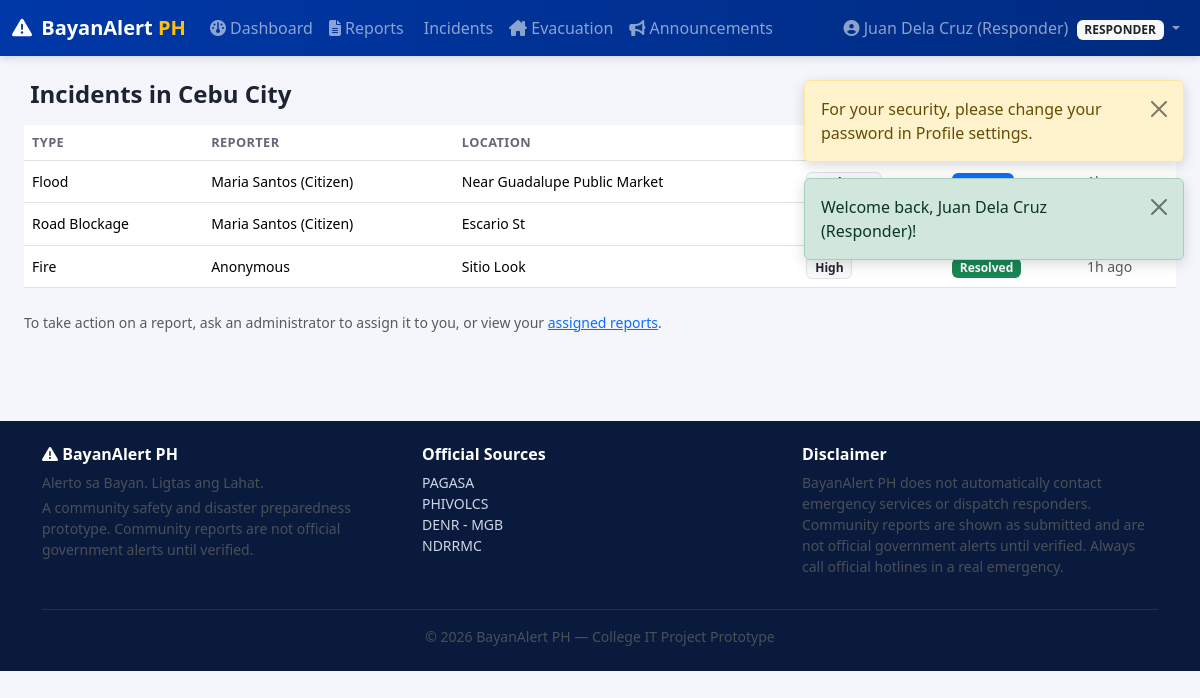
The app's page /responder/incidents.php (signed in) with its own data.
### tables this page shows
CREATE TABLE incident_reports (
    id INT UNSIGNED AUTO_INCREMENT PRIMARY KEY,
    reporter_id INT UNSIGNED DEFAULT NULL,
    incident_type ENUM(
        'Flood','Fire','Road Accident','Landslide','Earthquake Damage',
        'Fallen Tree','Road Blockage','Power Outage','Missing Person',
        'Medical Emergency','Accident','Earthquake','Other'
    ) NOT NULL,
    is_sos TINYINT(1) NOT NULL DEFAULT 0,
    description TEXT DEFAULT NULL,
    location_text VARCHAR(255) DEFAULT NULL,
    province VARCHAR(100) DEFAULT NULL,
    city VARCHAR(100) DEFAULT NULL,
    barangay VARCHAR(100) DEFAULT NULL,
    latitude DECIMAL(10,7) DEFAULT NULL,
    longitude DECIMAL(10,7) DEFAULT NULL,
    severity ENUM('Low','Moderate','High','Critical') NOT NULL DEFAULT 'Moderate',
    status ENUM('Pending','Under Verification','Verified','Responding','Resolved','Rejected') NOT NULL DEFAULT 'Pending',
    assigned_to INT UNSIGNED DEFAULT NULL,
    admin_notes TEXT DEFAULT NULL,
    incident_datetime DATETIME NOT NULL,
    created_at DATETIME NOT NULL DEFAULT CURRENT_TIMESTAMP,
    updated_at DATETIME NOT NULL DEFAULT CURRENT_TIMESTAMP ON UPDATE CURRENT_TIMESTAMP,
    FOREIGN KEY (reporter_id) REFERENCES users(id) ON DELETE SET NULL,
    FOREIGN KEY (assigned_to) REFERENCES users(id) ON DELETE SET NULL,
    INDEX idx_reports_status (status),
    INDEX idx_reports_type (incident_type),
    INDEX idx_reports_location (province, city),
    INDEX idx_reports_date (created_at)
);

CREATE TABLE users (
    id INT UNSIGNED AUTO_INCREMENT PRIMARY KEY,
    full_name VARCHAR(150) NOT NULL,
    email VARCHAR(150) NOT NULL UNIQUE,
    phone VARCHAR(20) NOT NULL,
    password_hash VARCHAR(255) NOT NULL,
    role ENUM('citizen','admin','responder') NOT NULL DEFAULT 'citizen',
    province VARCHAR(100) DEFAULT NULL,
    city VARCHAR(100) DEFAULT NULL,
    barangay VARCHAR(100) DEFAULT NULL,
    status ENUM('active','suspended') NOT NULL DEFAULT 'active',
    failed_login_attempts TINYINT UNSIGNED NOT NULL DEFAULT 0,
    lockout_until DATETIME DEFAULT NULL,
    must_change_password TINYINT(1) NOT NULL DEFAULT 0,
    created_at DATETIME NOT NULL DEFAULT CURRENT_TIMESTAMP,
    updated_at DATETIME NOT NULL DEFAULT CURRENT_TIMESTAMP ON UPDATE CURRENT_TIMESTAMP,
    INDEX idx_users_role (role),
    INDEX idx_users_location (province, city, barangay)
);

### includes/auth.php (called while the page is built, shortened)
<?php
require_once __DIR__ . '/functions.php';
function is_logged_in(): bool
{
    return isset($_SESSION['user_id']);
}
function current_user(): ?array
{
    return [
        'id'    => $_SESSION['user_id'],
        'name'  => $_SESSION['user_name'],
        'email' => $_SESSION['user_email'],
        'role'  => $_SESSION['user_role'],
        'province' => $_SESSION['user_province'] ?? null,
        'city'     => $_SESSION['user_city'] ?? null,
        'barangay' => $_SESSION['user_barangay'] ?? null,
    ];
}

### includes/functions.php (called while the page is built, shortened)
<?php
function e(?string $value): string
{
    return htmlspecialchars($value ?? '', ENT_QUOTES, 'UTF-8');
}
function status_badge_class(string $status): string
{
    return match ($status) {
        'Pending'            => 'bg-secondary',
        'Under Verification' => 'bg-info text-dark',
        'Verified'           => 'bg-primary',
        'Responding'         => 'bg-warning text-dark',
        'Resolved'           => 'bg-success',
        'Rejected'           => 'bg-danger',
        'Open'               => 'bg-success',
        'Full'                => 'bg-warning text-dark',
        'Closed'             => 'bg-danger',
        'Active'             => 'bg-success',
        'Inactive'           => 'bg-secondary',
        'Expired'            => 'bg-dark',
        default              => 'bg-secondary',
    };
}
function time_ago(string $datetime): string
{
    $diff = time() - strtotime($datetime);
    if ($diff < 86400) return floor($diff / 3600) . 'h ago';
    return date('M j, Y', strtotime($datetime));
}

### responder/incidents.php (the view, shortened to what this page needs)
<?php
require_once __DIR__ . '/../includes/auth.php';
$user = current_user();
$db = getDB();
$stmt = $db->prepare(
    "SELECT r.*, u.full_name AS reporter_name FROM incident_reports r
     LEFT JOIN users u ON u.id = r.reporter_id
     WHERE r.city = ? ORDER BY r.created_at DESC"
);
$stmt->execute([$user['city']]);
$incidents = $stmt->fetchAll();
require_once __DIR__ . '/../includes/header.php';
require_once __DIR__ . '/../includes/navbar.php';
?>
<div class="container-fluid py-4 px-4">
  <h4 class="fw-bold mb-3"><i class="fa-solid fa-siren"></i> Incidents in <?= e($user['city']) ?></h4>
  <div class="table-responsive">
    <table class="table table-hover bg-white align-middle">
      <thead><tr><th>Type</th><th>Reporter</th><th>Location</th><th>Severity</th><th>Status</th><th>Date</th></tr></thead>
      <tbody>
        <?php foreach ($incidents as $r): ?>
        <tr>
          <td class="small"><?= e($r['incident_type']) ?><?= $r['is_sos'] ? ' <span class="badge bg-danger">SOS</span>' : '' ?></td>
          <td class="small"><?= e($r['reporter_name'] ?? 'Anonymous') ?></td>
          <td class="small"><?= e($r['location_text'] ?: '—') ?></td>
          <td><span class="badge bg-light text-dark border"><?= e($r['severity']) ?></span></td>
          <td><span class="badge <?= status_badge_class($r['status']) ?>"><?= e($r['status']) ?></span></td>
          <td class="small text-muted"><?= time_ago($r['created_at']) ?></td>
        </tr>
        <?php endforeach; ?>
      </tbody>
    </table>
  </div>
  <p class="small text-muted mt-2">To take action on a report, ask an administrator to assign it to you, or view your <a href="reports.php">assigned reports</a>.</p>
</div>
<?php require_once __DIR__ . '/../includes/footer.php'; ?>

### assets/css/style.css (style rules this page uses)
:root { --bayan-blue: #0038a8; --bayan-red: #ce1126; --bayan-yellow: #fcd116; --bayan-dark: #0a1a3c; }
body { font-family: 'Segoe UI', Roboto, -apple-system, sans-serif; background-color: #f4f6fb; color: #1c2333; }
.table thead th { font-size: .8rem; text-transform: uppercase; letter-spacing: .03em; color: #667; }

### records on screen
incident_reports: city "Cebu City", incident_type "Road Blockage", reporter.full_name "Maria Santos (Citizen)", location_text "Escario St"
incident_reports: incident_type "Flood", reporter.full_name "Maria Santos (Citizen)", location_text "Near Guadalupe Public Market"
incident_reports: incident_type "Fire", reporter_name "Anonymous", location_text "Sitio Look", severity "High", status "Resolved", created_at "1h ago"

### other values on screen
$f['message'] "For your security, please change your password in Profile settings."
$f['message'] "Welcome back, Juan Dela Cruz (Responder)!"
$user['name'] "Juan Dela Cruz (Responder)"
$role "RESPONDER"
